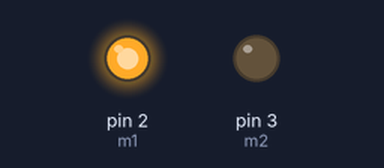
A sketch run on a simulated Arduino Uno, built with avr-gcc and run on an emulated ATmega328P. On the bench: output pins drawn as LEDs (lit = HIGH).

Above: at 1.0 s.
At 3.0 s:
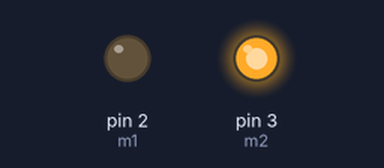
Timing chart, 0 to 5.2 s (numbered marks = the images above):
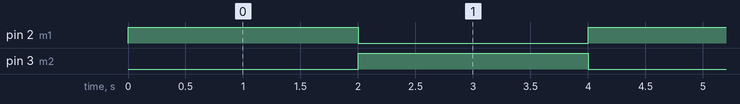

The sketch:

Ques2.ino
```cpp
int m1 = 2;
int m2 = 3;

void setup()
{
  pinMode(m1, OUTPUT);
  pinMode(m2, OUTPUT);
}

void loop()
{
  //+ve RPM
  digitalWrite(m1, HIGH);
  digitalWrite(m2, LOW);
  delay(2000);
  //-ve RPM
  digitalWrite(m1, LOW);
  digitalWrite(m2, HIGH);
  delay(2000);
}
```

Measured:
- by itself, pin 2 (m1), pin 3 (m2): alternates HIGH for 2.0 s and LOW for 2.0 s
